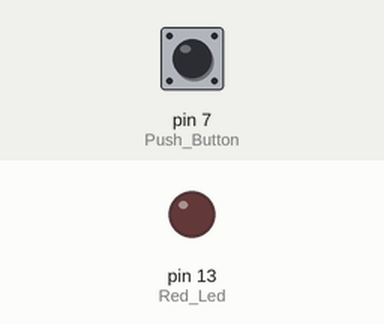
Simulated run of this sketch. Board: Arduino Uno, built with avr-gcc and run on an emulated ATmega328P. On the bench: output pins drawn as LEDs (lit = HIGH). The test bench sets the inputs (shaded band); at power-on: pin 7 (Push_Button) LOW.

Above: at 1.2 s.
1.3 s: pin 7 (Push_Button) pulled HIGH for 0.15 s
At 1.37 s:
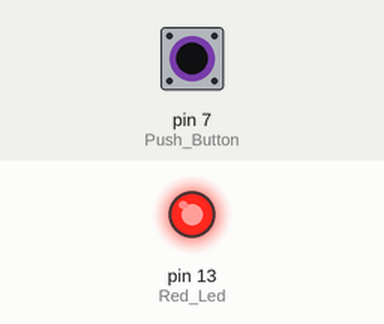
2.9 s: pin 7 (Push_Button) pulled HIGH for 3.2 s
At 7.5 s:
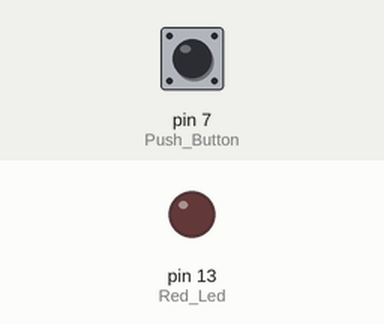
Timing chart, 0 to 9.0 s (numbered marks = the images above; inputs shaded):
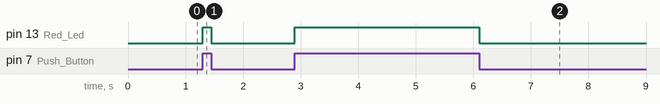

The sketch:

Experiment_6_Code.ino
```cpp
int Push_Button = 7;
int Red_Led = 13;
int Push_Button_Status = 0;

void setup()
{
  pinMode(Red_Led, OUTPUT);
}

void loop()
{
  Push_Button_Status = digitalRead(Push_Button);

  if(Push_Button_Status == HIGH) // Push Button Pressed
  {
    digitalWrite(Red_Led, HIGH);
  }

  else
  {
    digitalWrite(Red_Led, LOW);
  }
}
```

Measured:
- after the input at 1.3 s, pin 13 (Red_Led): LOW → HIGH at once, → LOW 0.15 s later
- after the input at 2.9 s, pin 13 (Red_Led): LOW → HIGH at once, → LOW 3.2 s later
